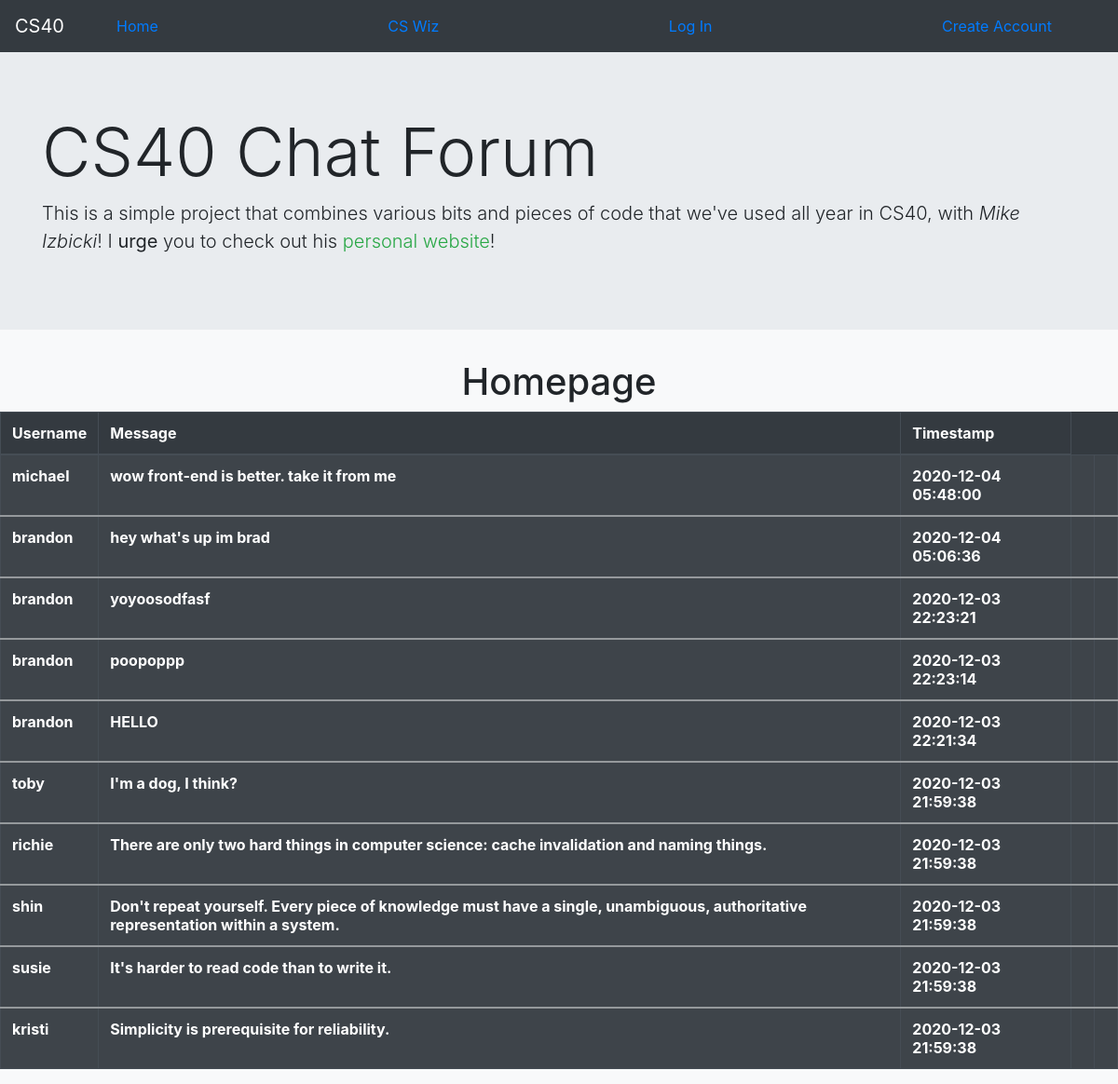
The page / on the database its author committed.
### tables this page shows
CREATE TABLE users (
    id INTEGER PRIMARY KEY,
    username TEXT NOT NULL UNIQUE,
    password TEXT NOT NULL,
    age INTEGER
);

CREATE TABLE messages (
    id integer primary key,
    sender_id integer not null,
    message text not null,
    created_at timestamp not null default current_timestamp
    );

### twitter.py (the view)
@app.route('/')
def root():
    con = sqlite3.connect('twitter_database.db')
    cur = con.cursor()
    sql = """
        SELECT sender_id, message, created_at, id FROM messages;
    """
    cur.execute(sql)
    results = cur.fetchall()
    messages = []
    for result in results:
        sql = """
            SELECT username FROM users WHERE id=?
        """
        cur.execute(sql, (result[0],))
        username_rows = cur.fetchall()
        for username_row in username_rows:
            username = username_row[0]
        messages.insert(0, {
            'text': result[1],
            'username': username,
            'created_at': result[2],
            'id': result[3]
        })
    if logged_in:
        return render_template(
            'root.html',
            username=request.cookies.get('username'),
            messages=messages
        )
    else:
        return render_template(
            'root.html',
            messages=messages,
        )

### templates/root.html (shortened to what this page needs)
{% extends 'base.html' %}
{% block title %}
        <div class="container-fluid d-flex justify-content-center">
            <h1>Homepage</h1>
        </div>
{% endblock %}
{% block content %}
        <table class="table table-dark table-striped table-bordered table-hover">
            <thead>
                <tr>
                    <th scope="col">Username</th>
                    <th scope="col">Message</th>
                    <th scope="col">Timestamp</th>
                </tr>
            </thead>
            {% for message in messages %}
            <tbody>
                <tr>
                    <th>{{ message.username }}</th>
                    <th>{{ message.text }}</th>
                    <th>{{ message.created_at }}</th>
                    <th>{% if username==message.username %}<a href="/edit_message/{{message.id}}">Edit Message</a>{% endif %}</th>
                    <th>{% if username==message.username %}<a href="/delete_message/{{message.id}}">Delete Message</a>{% endif %}</th>
                </tr>
            </tbody>
            {% endfor %}
        </table>
{% endblock %}

### templates/base.html (shortened to what this page needs)
<html>
    <head>
        <link rel="stylesheet" href="https://cdn.jsdelivr.net/npm/bootstrap@4.5.3/dist/css/bootstrap.min.css">
        <link rel="stylesheet" href="/static/style.css">
    </head>
    <body class="bg-light">
        <nav class="navbar navbar-expand-lg navbar-dark bg-dark">
            <a class="navbar-brand" href="https://github.com/mikeizbicki/cmc-csci040">CS40</a>
            <div class="collapse navbar-collapse" id="navbarNav">
                <ul class="navbar-nav container">
                    <li class="nav-item active">
                        <a href="/">Home <span class="sr-only">(current)</span></a>
                    </li>
                    <li class="nav-item">
                        <a href="/mike">CS Wiz</a>
                    </li>
                    {% if username %}
                    <li class="nav-item">
                        <a href="/create_message">Post Message</a>
                    </li>
                    <li class="nav-item">
                        <a href="/logout">Log Out</a>
                    </li>
                    <li class="nav-item">
                        <a href="delete_user/{{username}}">Delete Account</a>
                    </li>
                    {% else %}
                    <li class="nav-item">
                        <a href="/login">Log In</a>
                    </li>
                    <li class="nav-item">
                        <a href="/create_user">Create Account</a>
                    </li>
                    {% endif %}
                </ul>
            </div>
        </nav>
        <div class="jumbotron jumbotron-fluid jumbotron-dark">
            <div class="container">
                <h1 class="display-3">CS40 Chat Forum</h1>
                <p class="lead">This is a simple project that combines various bits and pieces of code that we've used all year in CS40, with <em>Mike Izbicki</em>! I <strong>urge</strong> you to check out his <a href="https://www.izbicki.me" class="text-success">personal website</a>!
            </div>
        </div>
            {% block title %}
            {% endblock %}
            {% block content %}
            {% endblock %}
    </body>
</html>

### static/style.css (style rules this page uses)
.nav-item { margin-left:40px; margin-right:40px; }

### rows shown on the page
users: username "michael"
messages: text "wow front-end is better. take it from me", created_at "2020-12-04 05:48:00"
users: username "brandon" "brandon" "brandon" "brandon"
messages: text "hey what's up im brad", created_at "2020-12-04 05:06:36"
messages: text "yoyoosodfasf", created_at "2020-12-03 22:23:21"
messages: text "poopoppp", created_at "2020-12-03 22:23:14"
messages: text "HELLO", created_at "2020-12-03 22:21:34"
users: username "toby"
messages: text "I'm a dog, I think?", created_at "2020-12-03 21:59:38"
users: username "richie"
messages: text "There are only two hard things in computer science: cache invalidation and naming things.", created_at "2020-12-03 21:59:38"
users: username "shin"
messages: text "Don't repeat yourself. Every piece of knowledge must have a single, unambiguous, authoritative representation within a system.", created_at "2020-12-03 21:59:38"
users: username "susie"
messages: text "It's harder to read code than to write it.", created_at "2020-12-03 21:59:38"
users: username "kristi"
messages: text "Simplicity is prerequisite for reliability.", created_at "2020-12-03 21:59:38"
